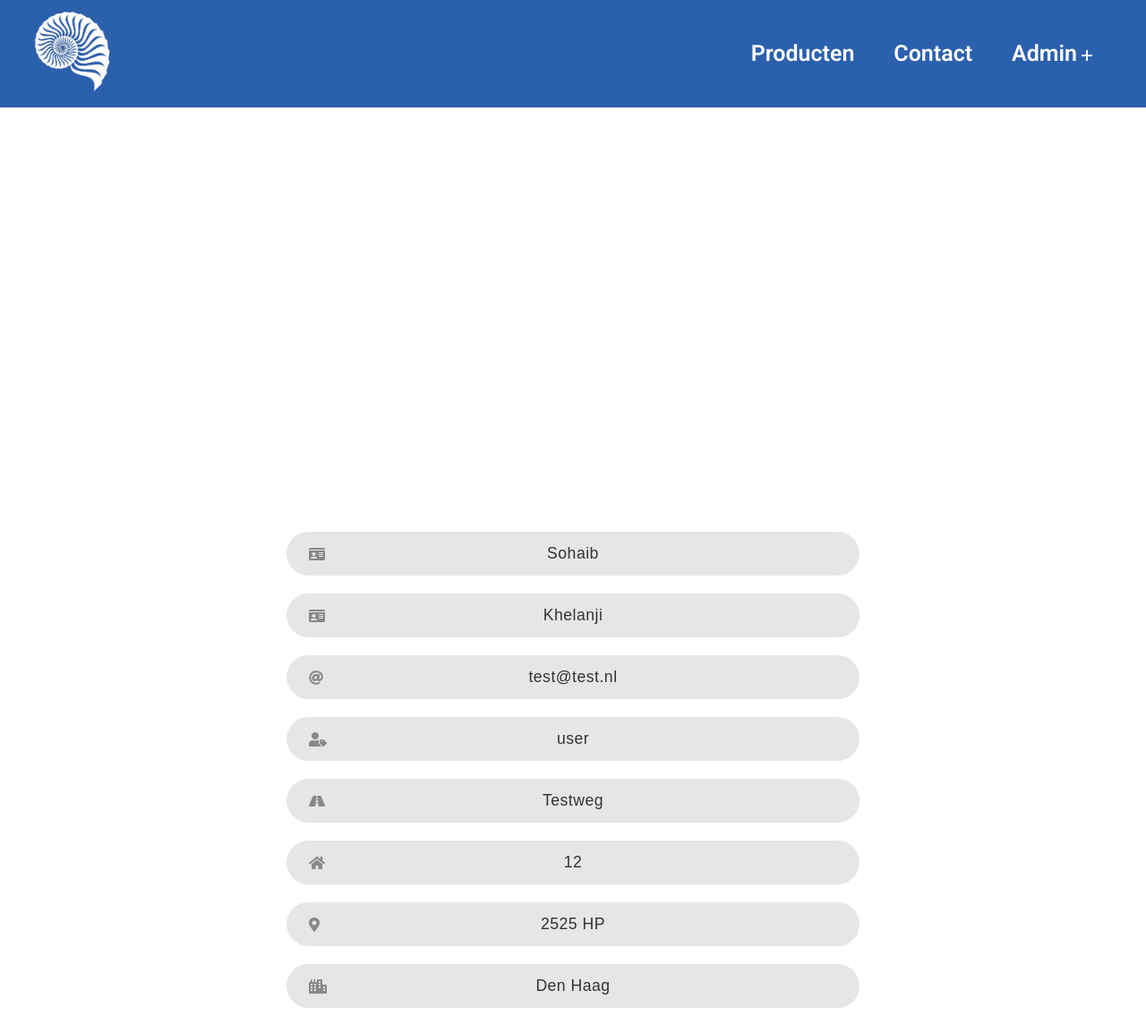
/viewUserAdmin.php?id=4 (signed in), run on the app's committed database.
### tables this page shows
CREATE TABLE `user_address` (
  `address_id` int(11) NOT NULL,
  `address_streetname` varchar(250) NOT NULL,
  `address_housenumber` int(5) NOT NULL,
  `address_postalcode` varchar(10) NOT NULL,
  `address_city` varchar(250) NOT NULL,
  `user_id` int(11) NOT NULL
);

CREATE TABLE `user` (
  `user_id` int(11) NOT NULL,
  `user_firstname` varchar(50) NOT NULL,
  `user_lastname` varchar(50) NOT NULL,
  `user_email` varchar(250) NOT NULL,
  `user_password` varchar(250) NOT NULL,
  `user_role` varchar(10) DEFAULT 'user'
);

### classes/dbh.php (called while the page is built)
<?php
class dbh
{
    public function connection()
    {
        try {
            $username = "root";
            $password = "";
            $pdo = new PDO('mysql:host=localhost;dbname=fas', $username, $password);
            return $pdo;
        } catch (PDOException $e) {
            print "Error!:" . $e->getMessage() . "<br/>";
            die();
        }
    }
}

### viewUserAdmin.php (the view, shortened to what this page needs)
<?php
include 'incs/header.php';
include 'classes/dbh.php';
$dbh = new Dbh();
$viewUserId = $_GET['id'];
?>
<body>
    <?php
    include 'incs/navBar.php';
    ?>
    <div id="view-user-container">
        <?php
        $stmt = $dbh->connection()->prepare('SELECT * FROM user INNER JOIN user_address ON user.user_id = user_address.user_id WHERE user.user_id= :viewUserId;');
        $stmt->bindParam(':viewUserId', $viewUserId);
        $stmt->execute();
        $user = $stmt->fetchAll(PDO::FETCH_ASSOC);
        foreach ($user as $user) {
            $Firstname = $user['user_firstname'];
            $Lastname = $user['user_lastname'];
            $Email = $user['user_email'];
            $Role = $user['user_role'];
            $Street = $user['address_streetname'];
            $Number = $user['address_housenumber'];
            $PostalCode = $user['address_postalcode'];
            $City = $user['address_city'];
            echo "
    <form class=\"login-form\" action=\"\">
    <div class=\"form-control\">
                <input type=\"text\" value=\"$Firstname\" disabled>
                <i class=\"fas fa-id-card\"></i>
            </div>
            <div class=\"form-control\">
                <input type=\"text\" value=\"$Lastname\" disabled>
                <i class=\"fas fa-id-card\"></i>
            </div>
            <div class=\"form-control\">
                <input type=\"text\" value=\"$Email\" disabled>
                <i class=\"fas fa-at\"></i>
            </div>
            <div class=\"form-control\">
                <input type=\"text\" value=\"$Role\" disabled>
                <i class=\"fas fa-user-tag\"></i>
            </div>
            <div class=\"form-control\">
                <input type=\"text\" value=\"$Street\" disabled>
                <i class=\"fas fa-road\"></i>
            </div>
            <div class=\"form-control\">
                <input type=\"text\" value=\"$Number\" disabled>
                <i class=\"fas fa-home\"></i>
            </div>
            <div class=\"form-control\">
                <input type=\"text\" value=\"$PostalCode\" disabled>
                <i class=\"fas fa-map-marker-alt\"></i>
            </div>
            <div class=\"form-control\">
                <input type=\"text\" value=\"$City\" disabled>
                <i class=\"fas fa-city\"></i>
            </div>
    </form>
    ";
        }
        ?>
    </div>
    <?php
    include 'incs/footer.php';
    ?>

### css/styles.css (style rules this page uses)
html { font-size: 62.5%; font-family: "roboto", "sans-serif"; color: black; background: #fff; -webkit-font-smoothing: antialiased; -moz-osx-font-smoothing: grayscale; margin: 0; padding: 0; overflow-x: hidden; }
body { font-size: 1.6rem; line-height: 1.5; background: #fff; width: 100%; height: 100%; margin: 0; padding: 0; }
.login-form { width: 100%; display: flex; flex-direction: column; }
.form-control { width: 100%; position: relative; margin-bottom: 24px; }
.form-control input, button { border: none; outline: none; border-radius: 30px; font-size: 1.1em; }
.form-control input { width: 100%; background: #e6e6e6; color: #333; letter-spacing: 0.5px; padding: 14px 50px; }
.form-control input ~ i { position: absolute; left: 25px; top: 50%; transform: translateY(-50%); color: #888; transition: color 0.4s; }
#view-user-container { position: absolute; top: 64%; left: 50%; transform: translate(-50%, -50%); width: 100%; height: 100%; z-index: 100; text-align: center; justify-content: center; align-items: center; display: flex; flex-direction: column; }
#view-user-container form { padding-bottom: 10px; }
#view-user-container .form-control { text-align: center; width: 50%; display: flex; justify-content: center; align-items: center; margin: 10px auto; }
#view-user-container .form-control input { text-align: center; }

### data on the page
user_address: user.user_firstname "Sohaib", user.user_lastname "Khelanji", user.user_email "test@test.nl", user.user_role "user", address_streetname "Testweg", address_housenumber "12", address_postalcode "2525 HP", address_city "Den Haag"
